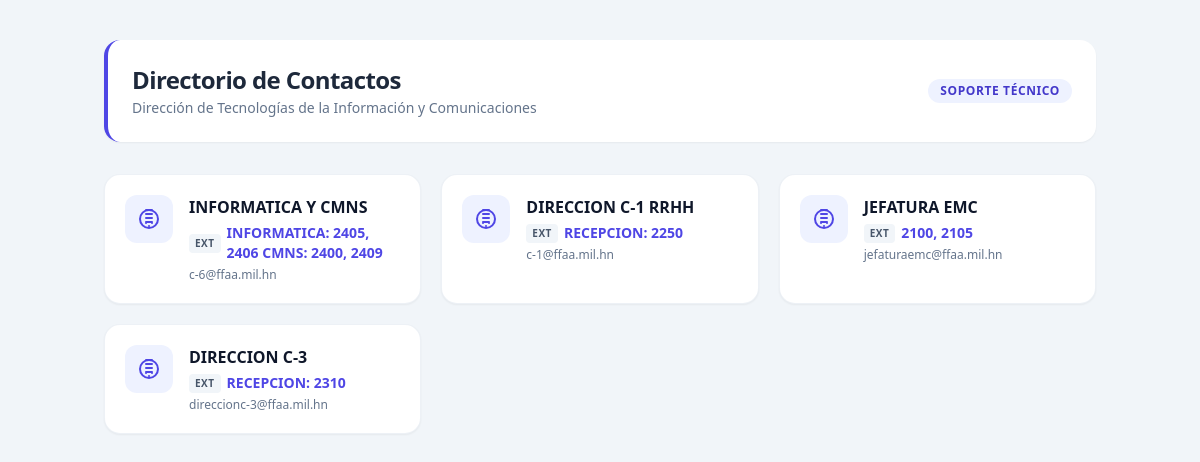
/contactos.php, run on the app's committed database.
### tables this page shows
CREATE TABLE contacts (
        id INTEGER PRIMARY KEY AUTOINCREMENT,
        nombre TEXT NOT NULL,
        ext TEXT NOT NULL,
        email TEXT NOT NULL
    );

### contactos.php (the view, shortened to what this page needs)
<?php
require_once 'db.php';
try {
    $contactos = $pdo->query("SELECT * FROM contacts ORDER BY id ASC")->fetchAll();
} catch (PDOException $e) {
    $contactos = [];
}
?>
<!DOCTYPE html>
<html lang="es">
<head>
    <script src="https://cdn.tailwindcss.com"></script>
</head>
<body class="bg-slate-100 font-sans min-h-screen py-10">
    <div class="max-w-5xl mx-auto px-4">
        <header class="mb-8 bg-white p-6 rounded-2xl shadow-sm border-l-4 border-indigo-600 flex flex-col md:flex-row justify-between items-center gap-4">
            <div class="text-center md:text-left">
                <h1 class="text-2xl font-bold text-slate-800 tracking-tight">Directorio de Contactos</h1>
                <p class="text-slate-500 text-sm mt-0.5">Dirección de Tecnologías de la Información y Comunicaciones</p>
            </div>
            <span class="px-3 py-1 bg-indigo-50 text-indigo-700 text-xs font-semibold rounded-full uppercase tracking-wider">
                Soporte Técnico
            </span>
        </header>
        <div class="grid grid-cols-1 md:grid-cols-2 lg:grid-cols-3 gap-5">
            <?php foreach ($contactos as $contacto): ?>
                <div class="bg-white p-5 rounded-2xl shadow-sm flex items-start space-x-4 border border-slate-200/60 hover:shadow-md hover:border-indigo-200 transition duration-200">
                    <div class="p-3 bg-indigo-50 rounded-xl text-indigo-600 shrink-0">
                        <svg class="w-6 h-6" fill="none" stroke="currentColor" stroke-width="2" viewBox="0 0 24 24" xmlns="http://www.w3.org/2000/svg">
                            <path stroke-linecap="round" stroke-linejoin="round" d="M9 3h6m-6 4h6m-6 4h6m-6 4h6m-3 4h.01M9 16h.01M15 16h.01M21 12a9 9 0 11-18 0 9 9 0 0118 0z"></path>
                        </svg>
                    </div>
                    <div class="flex-1 min-w-0">
                        <h2 class="text-base font-bold text-slate-900 mb-1 break-words">
                            <?php echo $contacto['nombre']; ?>
                        </h2>
                        <div class="flex items-center space-x-1.5 mb-1">
                            <span class="text-[10px] font-bold bg-slate-100 text-slate-600 px-1.5 py-0.5 rounded uppercase tracking-wider">Ext</span>
                            <p class="text-sm font-semibold text-indigo-600 break-words">
                                <?php echo $contacto['ext']; ?>
                            </p>
                        </div>
                        <p class="text-xs text-slate-500 font-medium break-all">
                            <?php echo $contacto['email']; ?>
                        </p>
                    </div>
                </div>
            <?php endforeach; ?>
        </div>
    </div>
</body>
</html>

### data on the page
contacts: nombre "INFORMATICA Y CMNS", ext "INFORMATICA: 2405, 2406 CMNS: 2400, 2409", email "c-6@ffaa.mil.hn"
contacts: nombre "DIRECCION C-1 RRHH", ext "RECEPCION: 2250", email "c-1@ffaa.mil.hn"
contacts: nombre "JEFATURA EMC", ext "2100, 2105", email "jefaturaemc@ffaa.mil.hn"
contacts: nombre "DIRECCION C-3", ext "RECEPCION: 2310", email "direccionc-3@ffaa.mil.hn"
